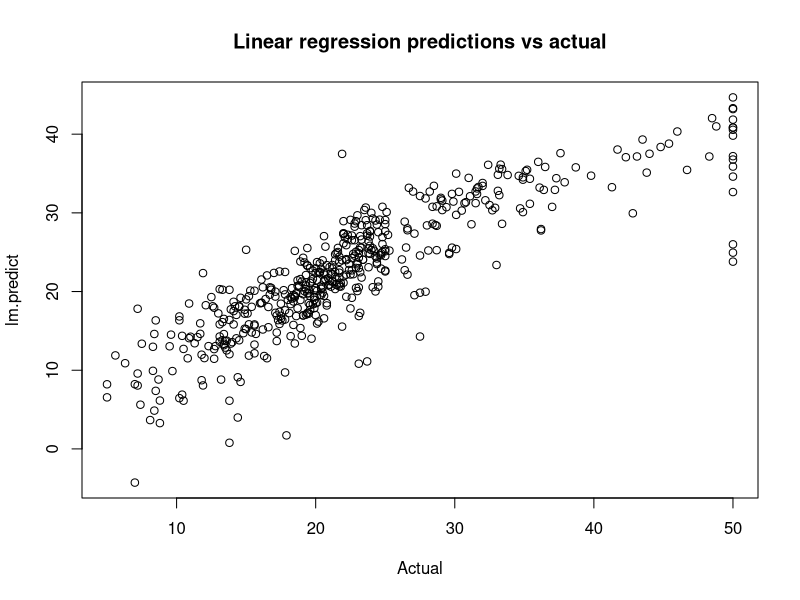
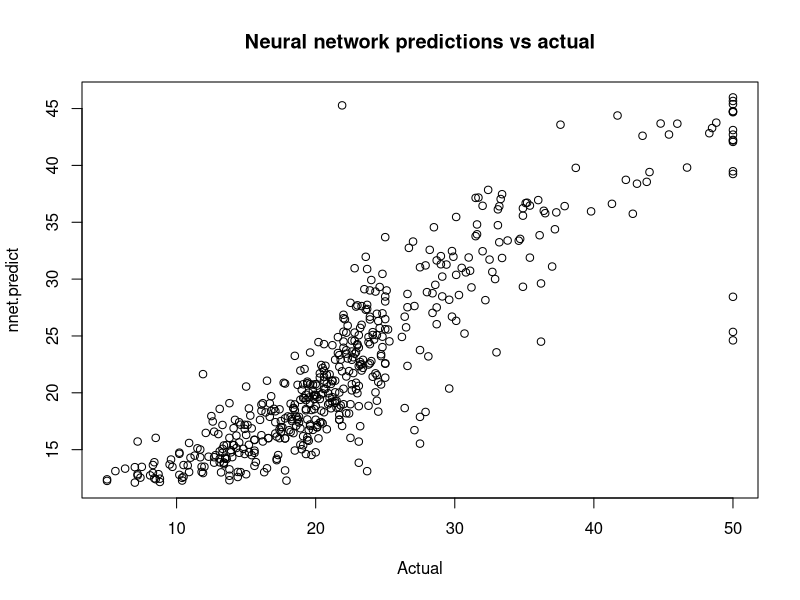

R code for these plots, in order:
## ---- chunk 1
###
### prepare data
###
library(mlbench)
data(BostonHousing)
 
# inspect the range which is 1-50
summary(BostonHousing$medv)
 
 
##
## model linear regression
##
 
lm.fit <- lm(medv ~ ., data=BostonHousing)
 
lm.predict <- predict(lm.fit)
 
# mean squared error: 21.89483
mean((lm.predict - BostonHousing$medv)^2) 
 
plot(BostonHousing$medv, lm.predict,
    main="Linear regression predictions vs actual",
    xlab="Actual")
## ---- chunk 2
##
## model neural network
##
require(nnet)
 
# scale inputs: divide by 50 to get 0-1 range
nnet.fit <- nnet(medv/50 ~ ., data=BostonHousing, size=2) 
 
# multiply 50 to restore original scale
nnet.predict <- predict(nnet.fit)*50 
 
# mean squared error: 16.40581
mean((nnet.predict - BostonHousing$medv)^2) 
 
plot(BostonHousing$medv, nnet.predict,
    main="Neural network predictions vs actual",
    xlab="Actual")
## ---- chunk 3
 library(mlbench)
 data(BostonHousing)
 
require(caret)
 
mygrid <- expand.grid(.decay=c(0.5, 0.1), .size=c(4,5,6))
nnetfit <- train(medv/50 ~ ., data=BostonHousing, method="nnet", maxit=1000, tuneGrid=mygrid, trace=F) 
print(nnetfit)
## ---- chunk 4
 lmfit <- train(medv/50 ~ ., data=BostonHousing, method="lm") 
 print(lmfit)

